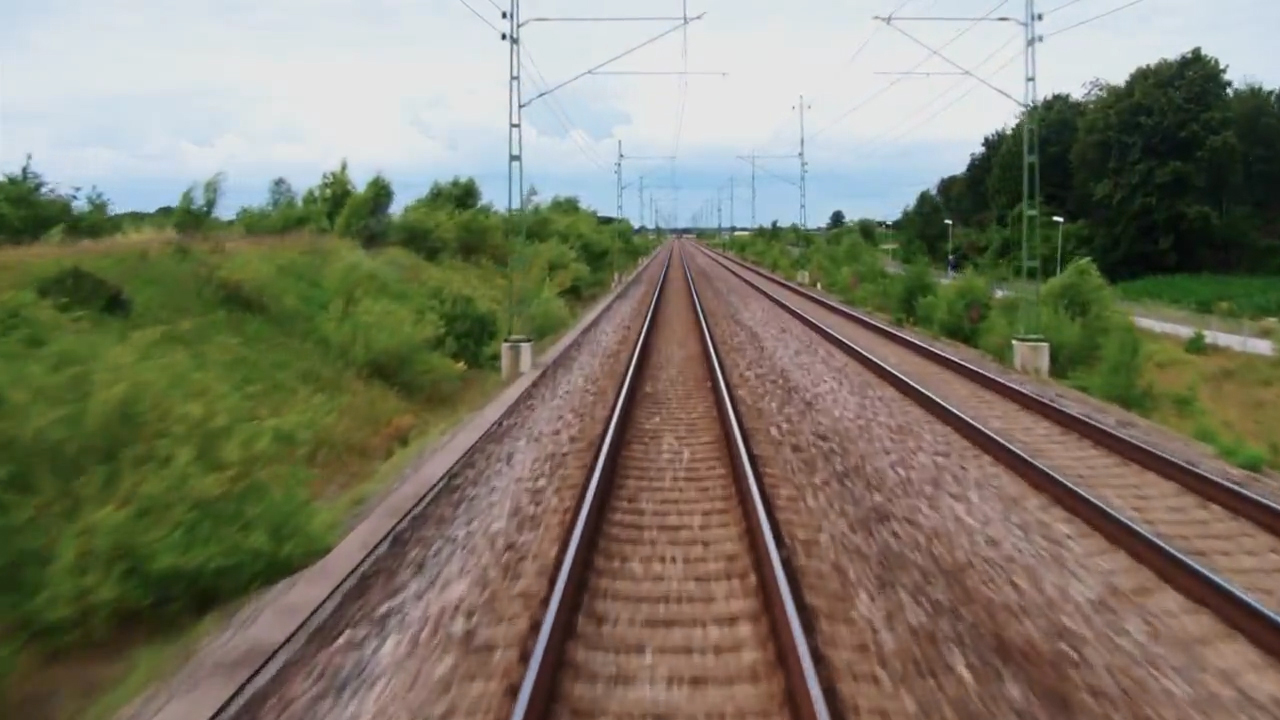
#> input picture test.jpg, 1280 x 720 px
$ jupyter execute '13. Corner Detection.ipynb'
#> lines starting #> are read from the running program, lines starting #| are printed output that depends on the picture; after the words box and inside, x2 and y2 are one past the last pixel; in counts of white or black regions, pixels touching at a corner belong together
[cell 1]
import cv2
import numpy as np

[cell 2]
img = cv2.imread("test.jpg")
#> img is the input picture: shape (720, 1280, 3); mean B, G, R 104.7, 121.9, 124.9
gray = cv2.cvtColor(img, cv2.COLOR_BGR2GRAY)
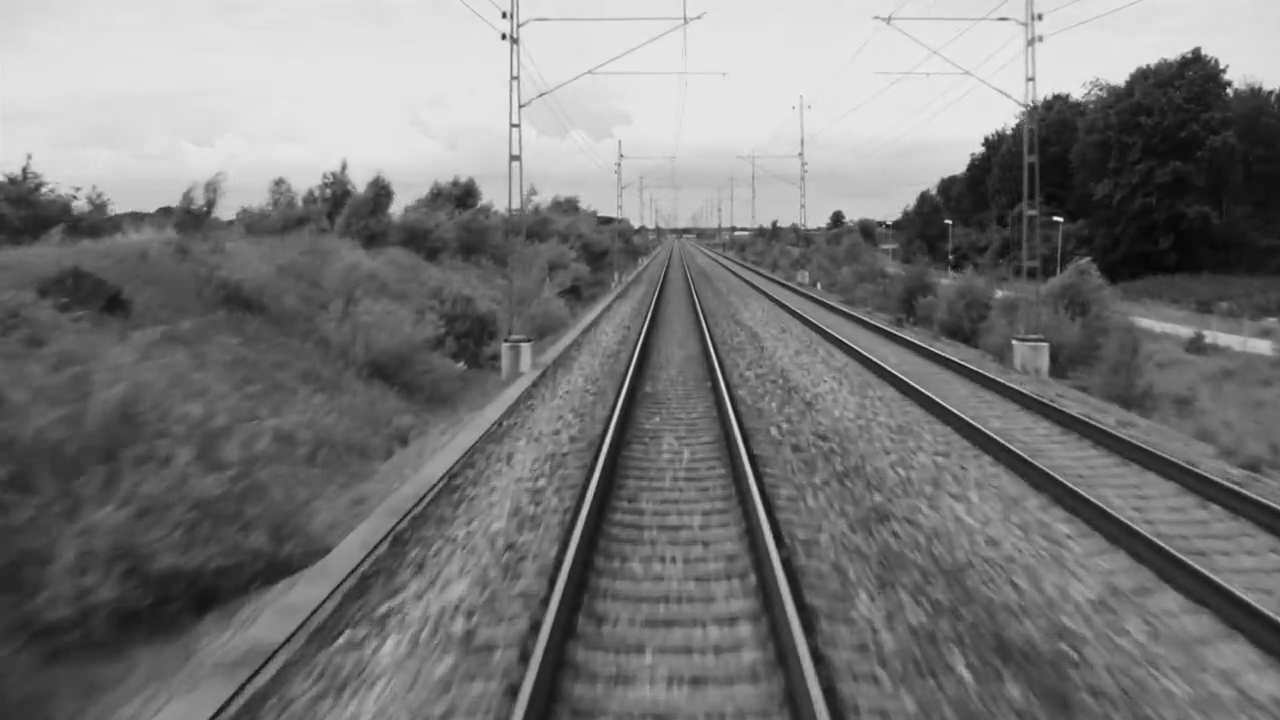
#> gray: shape (720, 1280); min 5, max 242, mean 120.9
gray = np.float32(gray)

corners = cv2.goodFeaturesToTrack(gray, 100, 0.01, 10)
#> corners = 100 rows, first 8: [1053, 218], [951, 222], [503, 38], [503, 17], [1012, 129], [891, 223], [1220, 67], [992, 134]
corners = np.int0(corners)

for corner in corners:
    x, y = corner.ravel()
    cv2.circle(img, (x,y), 3, 255, -1)
#> this loop made 100 passes
#> (x, y) on passes 1 to 12: (1053, 218), (951, 222), (503, 38), (503, 17), (1012, 129), (891, 223), (1220, 67), (992, 134), (1031, 105), (982, 145), (1227, 87), (1053, 94)
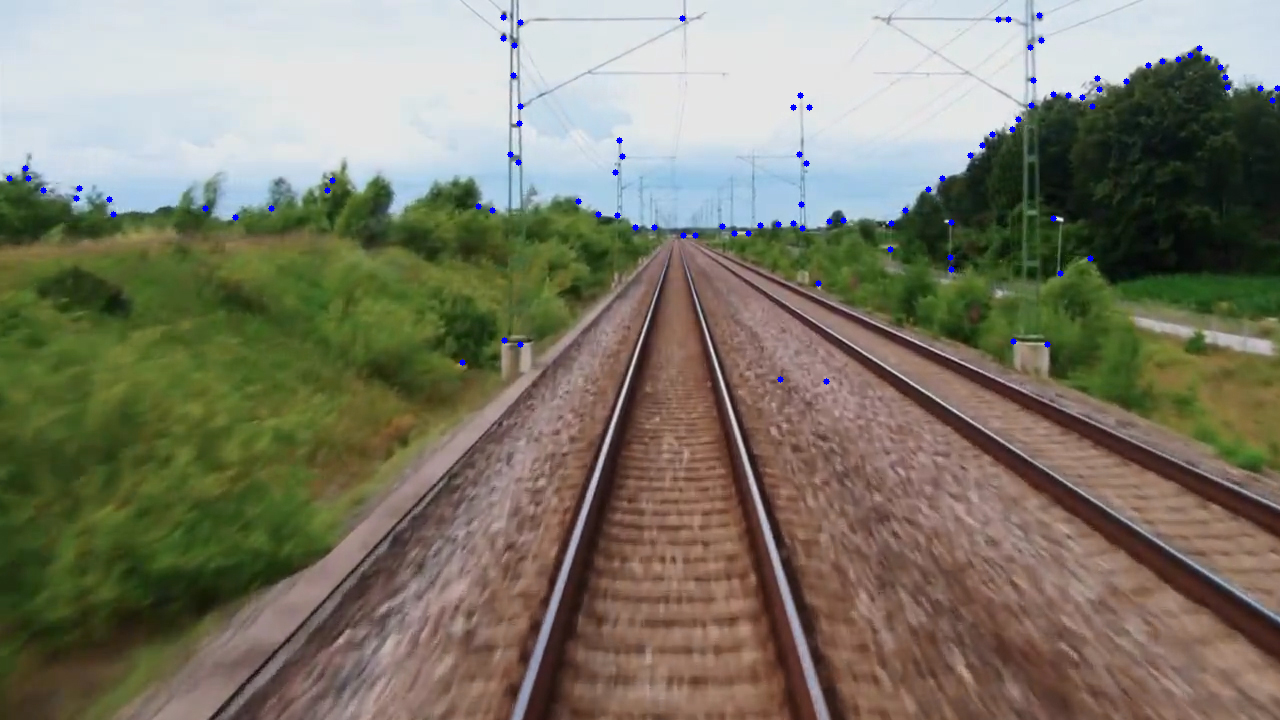
#> img: shape (720, 1280, 3); 0.31% of pixels changed, all inside (x1, y1, x2, y2) = (6, 12, 1280, 385)

cv2.imshow('corner',img)
cv2.waitKey(0)
cv2.destroyAllWindows()

$ run again, with opencv-template-matching-python-tutorial.jpg copied over test.jpg
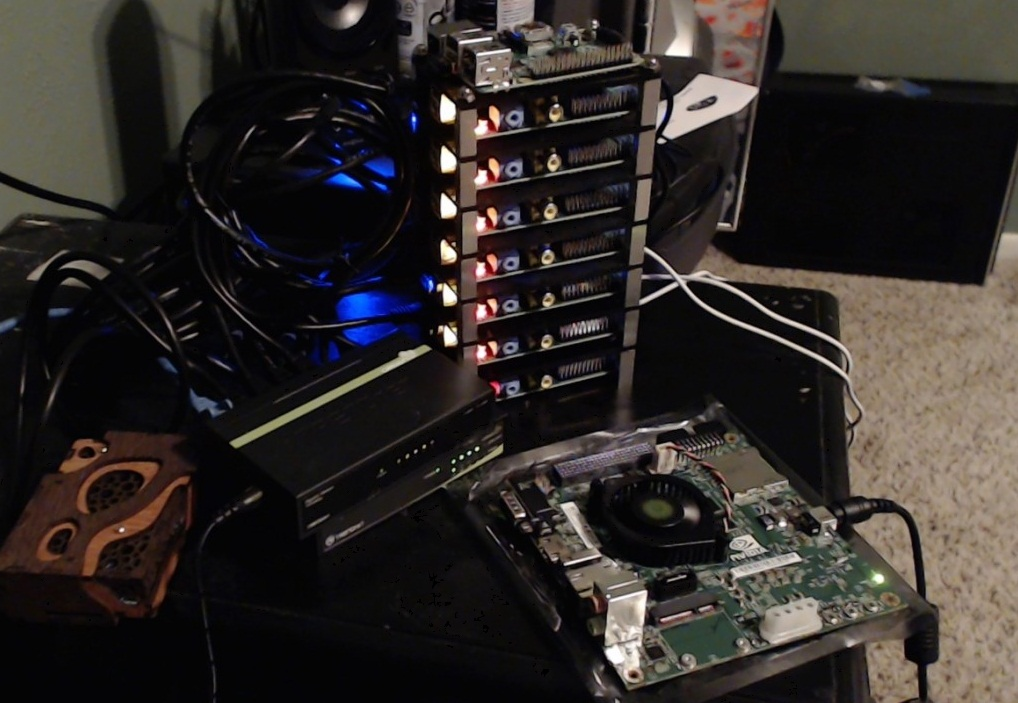
#> input picture opencv-template-matching-python-tutorial.jpg, 1018 x 703 px
#> img is the input picture: shape (703, 1018, 3); mean B, G, R 40.7, 43.2, 48.1
#> `gray = cv2.cvtColor(img, cv2.COLOR_BGR2GRAY)`:
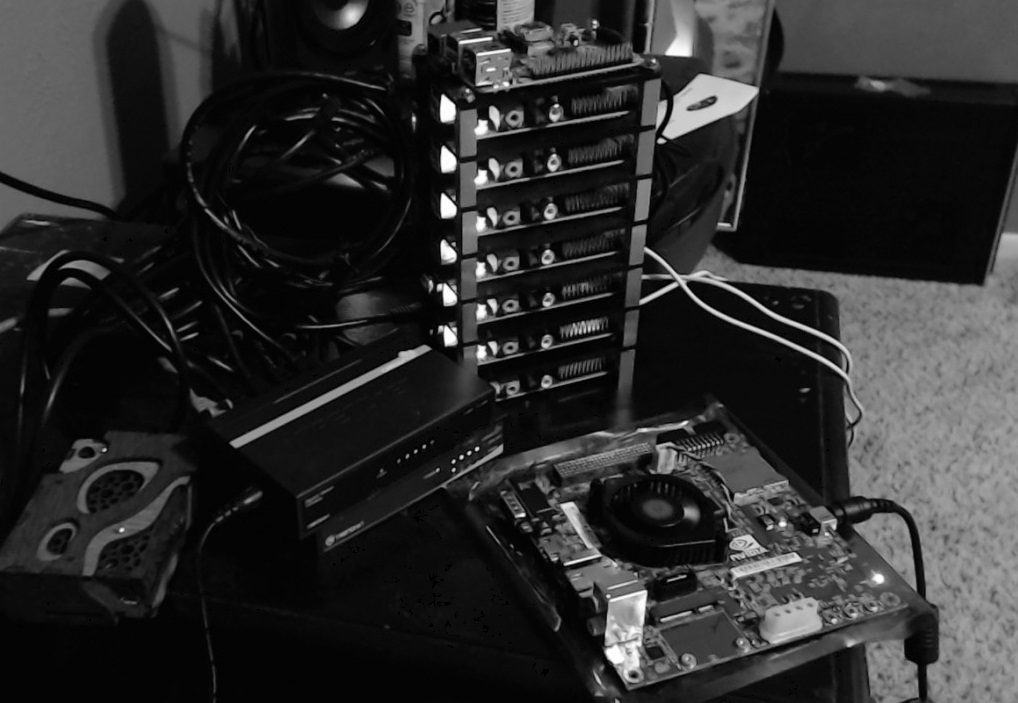
#> gray: shape (703, 1018); min 0, max 255, mean 44.4
#> corners = 100 rows, first 8: [454, 460], [476, 449], [442, 194], [584, 332], [491, 38], [479, 170], [453, 471], [442, 95]
#> the loop `for corner in corners:` made 100 passes
#> after the loop `for corner in corners:`:
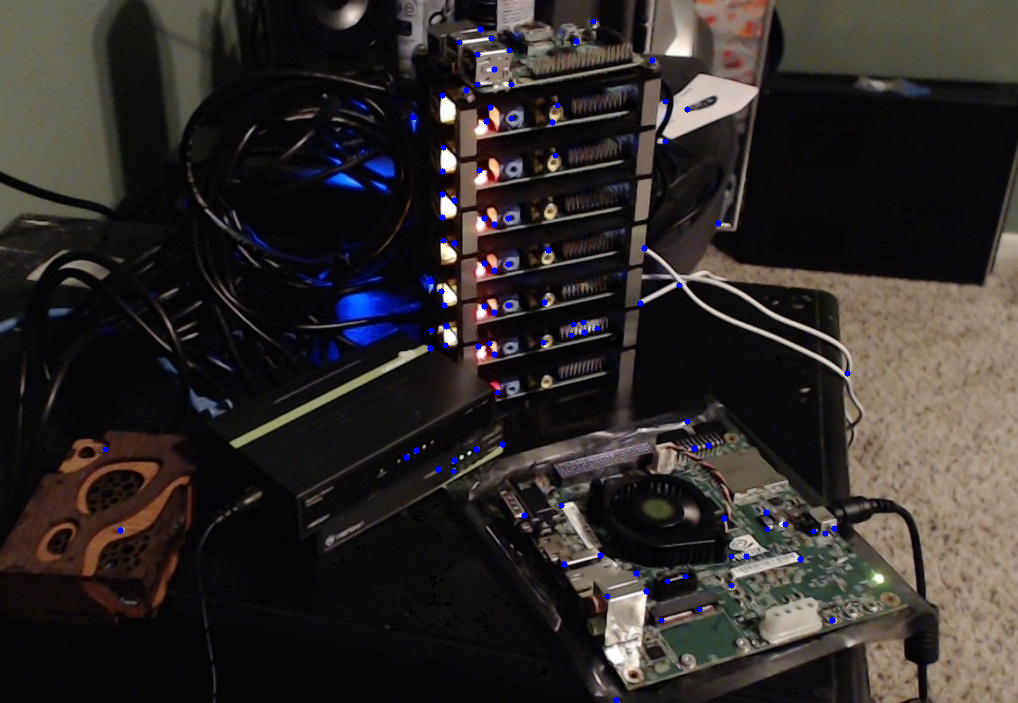
#> img: shape (703, 1018, 3); 0.41% of pixels changed, all inside (x1, y1, x2, y2) = (102, 18, 851, 703)
